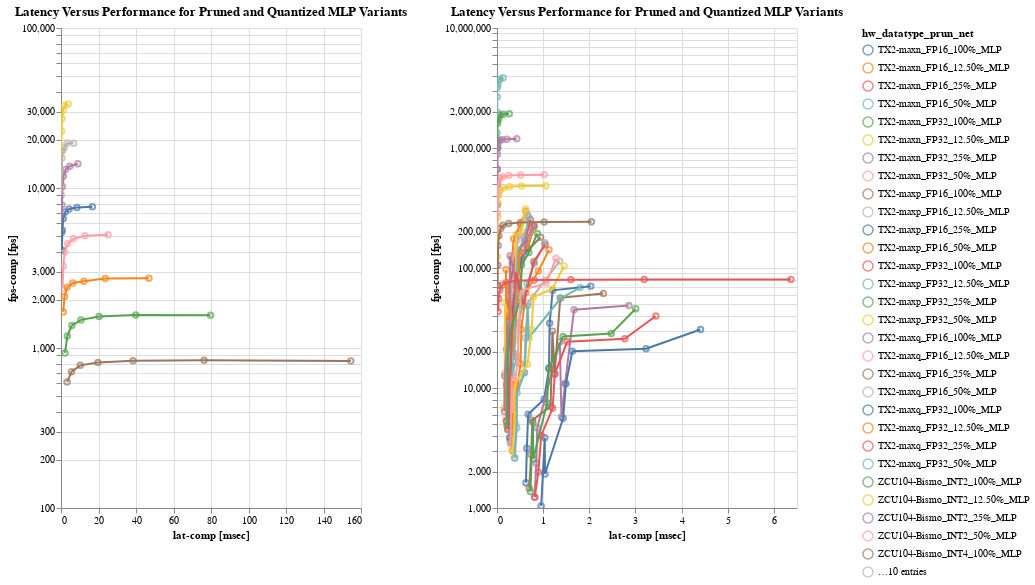

Notebook cell for this chart:
### Markdown cell above
### Line Plot

### Code cell
#hide_input
figa_df = mnist_df[(mnist_df["HWType"].isin(["NCS", "ZCU104-Bismo", "U96-Quadcore A53"]))]
figb_df = mnist_df[(mnist_df["HWType"].isin(["TX2-maxp","TX2-maxn","TX2-maxq", "ZCU104-FINN", "U96-Quadcore A53"]))]

fig25s = []
fig25_dfs = [figa_df, figb_df]
for df in fig25_dfs:
    sel = alt.selection_multi(fields=["hw_datatype_prun_net"], bind="legend")
    fig25_dot = alt.Chart(df).mark_point().encode(
        x=alt.X('lat-comp', title="lat-comp [msec]"),
        y=alt.Y('fps-comp', scale=alt.Scale(type="log"),  title="fps-comp [fps]"),
        color=select_color(sel, 'hw_datatype_prun_net:N'),
        tooltip=['fps-comp', 'lat-comp', 'HWType', 'batch/thread/stream'],
    )
    fig25_line = alt.Chart(df).mark_line().encode(
        x=alt.X('lat-comp', title="lat-comp [msec]"),
        y=alt.Y('fps-comp', title="fps-comp [fps]"),
        color=select_color(sel, 'hw_datatype_prun_net:N'),
        tooltip=['fps-comp', 'lat-comp', 'HWType', 'batch/thread/stream'],
    )

    fig = (fig25_dot+fig25_line).properties(
        title="Latency Versus Performance for Pruned and Quantized MLP Variants",
        width=W/len(fig25_dfs),
        height=H,
    ).add_selection(sel).interactive()
    
    fig25s.append(fig)
    
alt.hconcat(*fig25s)
